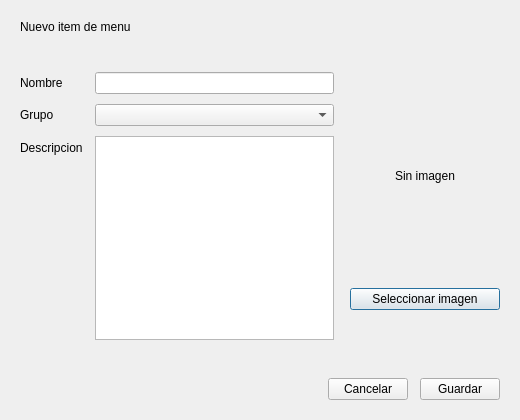
<?xml version="1.0" encoding="UTF-8"?>
<ui version="4.0">
 <class>DialogoItemMenu</class>
 <widget class="QDialog" name="DialogoItemMenu">
  <property name="geometry">
   <rect>
    <x>0</x>
    <y>0</y>
    <width>520</width>
    <height>420</height>
   </rect>
  </property>
  <property name="windowTitle">
   <string>Item de menu</string>
  </property>
  <property name="modal">
   <bool>true</bool>
  </property>
  <layout class="QVBoxLayout" name="layout_principal">
   <property name="spacing">
    <number>12</number>
   </property>
   <property name="leftMargin">
    <number>20</number>
   </property>
   <property name="topMargin">
    <number>20</number>
   </property>
   <property name="rightMargin">
    <number>20</number>
   </property>
   <property name="bottomMargin">
    <number>20</number>
   </property>
   <item>
    <widget class="QLabel" name="label_titulo">
     <property name="text">
      <string>Nuevo item de menu</string>
     </property>
    </widget>
   </item>
   <item>
    <widget class="QLabel" name="label_aviso">
     <property name="text">
      <string/>
     </property>
     <property name="wordWrap">
      <bool>true</bool>
     </property>
    </widget>
   </item>
   <item>
    <layout class="QHBoxLayout" name="layout_cuerpo">
     <property name="spacing">
      <number>16</number>
     </property>
     <item>
      <layout class="QFormLayout" name="layout_campos">
       <property name="horizontalSpacing">
        <number>12</number>
       </property>
       <property name="verticalSpacing">
        <number>10</number>
       </property>
       <item row="0" column="0">
        <widget class="QLabel" name="label_nombre">
         <property name="text">
          <string>Nombre</string>
         </property>
        </widget>
       </item>
       <item row="0" column="1">
        <widget class="QLineEdit" name="lineEdit_nombre"/>
       </item>
       <item row="1" column="0">
        <widget class="QLabel" name="label_grupo">
         <property name="text">
          <string>Grupo</string>
         </property>
        </widget>
       </item>
       <item row="1" column="1">
        <widget class="QComboBox" name="comboBox_grupo"/>
       </item>
       <item row="2" column="0">
        <widget class="QLabel" name="label_descripcion">
         <property name="text">
          <string>Descripcion</string>
         </property>
        </widget>
       </item>
       <item row="2" column="1">
        <widget class="QPlainTextEdit" name="plainTextEdit_descripcion">
         <property name="maximumHeight">
          <number>90</number>
         </property>
        </widget>
       </item>
      </layout>
     </item>
     <item>
      <layout class="QVBoxLayout" name="layout_imagen">
       <property name="spacing">
        <number>8</number>
       </property>
       <item>
        <widget class="QLabel" name="label_imagen">
         <property name="minimumSize">
          <size>
           <width>150</width>
           <height>150</height>
          </size>
         </property>
         <property name="maximumSize">
          <size>
           <width>150</width>
           <height>150</height>
          </size>
         </property>
         <property name="alignment">
          <set>Qt::AlignCenter</set>
         </property>
         <property name="text">
          <string>Sin imagen</string>
         </property>
        </widget>
       </item>
       <item>
        <widget class="QPushButton" name="pushButton_imagen">
         <property name="text">
          <string>Seleccionar imagen</string>
         </property>
        </widget>
       </item>
      </layout>
     </item>
    </layout>
   </item>
   <item>
    <widget class="QLabel" name="label_error">
     <property name="text">
      <string/>
     </property>
     <property name="wordWrap">
      <bool>true</bool>
     </property>
    </widget>
   </item>
   <item>
    <layout class="QHBoxLayout" name="layout_botones">
     <item>
      <spacer name="espaciador_botones">
       <property name="orientation">
        <enum>Qt::Horizontal</enum>
       </property>
       <property name="sizeHint" stdset="0">
        <size>
         <width>40</width>
         <height>20</height>
        </size>
       </property>
      </spacer>
     </item>
     <item>
      <widget class="QPushButton" name="pushButton_cancelar">
       <property name="text">
        <string>Cancelar</string>
       </property>
      </widget>
     </item>
     <item>
      <widget class="QPushButton" name="pushButton_guardar">
       <property name="text">
        <string>Guardar</string>
       </property>
      </widget>
     </item>
    </layout>
   </item>
  </layout>
 </widget>
 <resources/>
 <connections/>
</ui>
